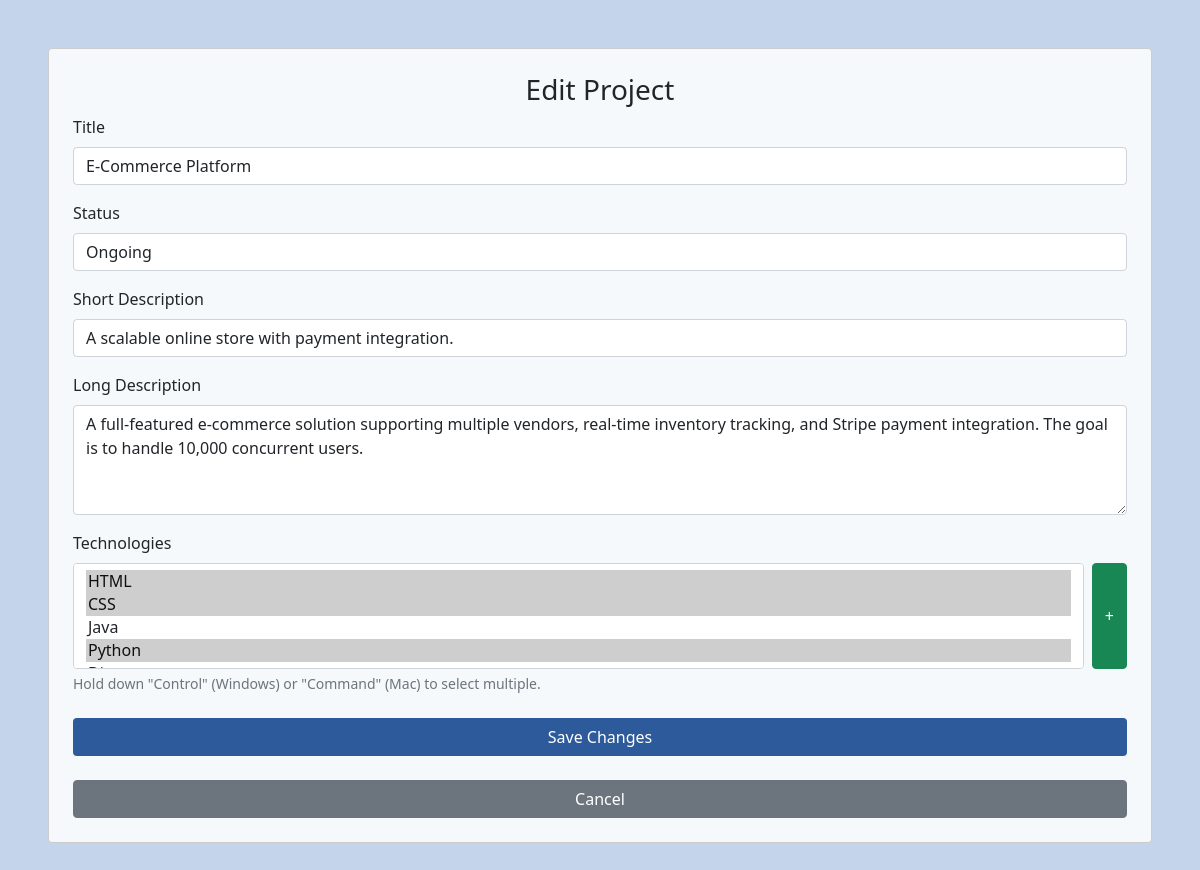
The app's page /edit_project/1 (signed in) with its own data.
### projectManager/models.py (models this page shows, shortened)
class Project(models.Model):
    title = models.CharField(max_length=50)
    creator = models.ForeignKey(User, on_delete=models.CASCADE, related_name='projects')
    short_description = models.TextField(max_length=80)
    long_description = models.TextField()
    technologies = models.ManyToManyField(Technology, related_name='technologies')
    status = models.CharField(max_length=20, choices=STATUS_CHOICES, default='ongoing')
    created_at = models.DateTimeField(auto_now_add=True)

### projectManager/views.py (the view)
# urls.py: path("edit_project/<int:id>", views.edit_project, name="edit_project"),
@login_required
def edit_project(request, id):
    project = Project.objects.get(id=id)
    if request.user != project.creator:
        messages.error(request, "You are not authorized to edit this project.")
        return redirect('project', id=id)
    if request.method == "POST":
        form = ProjectForm(request.POST, instance=project)
        if form.is_valid():
            form.save()
            messages.success(request, "Project updated successfully!")
            return redirect('project', id=id)
    else:
        form = ProjectForm(instance=project)
    tech_form = TechnologyForm()
    return render(request, "projectManager/edit_project.html", {
        "form": form,
        "tech_form": tech_form,
        "project": project
    })

### projectManager/forms.py
class ProjectForm(forms.ModelForm):
    class Meta:
        model = Project
        fields = ['title', 'short_description', 'long_description', 'status', 'technologies']
        widgets = {
            'title': forms.TextInput(attrs={
                'class': 'form-control w-100',
                'placeholder': 'Enter project title'
            }),
            'short_description': forms.TextInput(attrs={
                'class': 'form-control w-100',
                'placeholder': 'Enter short description'
            }),
            'long_description': forms.Textarea(attrs={
                'class': 'form-control w-100',
                'placeholder': 'Enter detailed description',
                'rows': 4
            }),
            'status': forms.Select(attrs={
                'class': 'form-control w-100',
            }),
            'technologies': forms.SelectMultiple(attrs={
                'class': 'form-control w-100',
            })
        }

class TechnologyForm(forms.ModelForm):
    class Meta:
        model = Technology
        fields = ['name']
        widgets = {
            'name': forms.TextInput(attrs={
                'class': 'form-control',
                'placeholder': 'Enter new technology name',
                'id': 'new-tech-name'  # ID for easy JS access
            })
        }

### projectManager/models.py (called while the page is built)
    def __str__(self):
        return self.name

### projectManager/templates/projectManager/edit_project.html (shortened to what this page needs)
{% extends 'projectManager/layout.html' %}
{% load static %}
{% block body %}
<main class="p-5">
    <div class="bg-light container mx-auto p-4 rounded">
        <h3 class="mb-2 text-center">Edit Project</h3>
        <form action="{% url 'edit_project' project.id %}" method="post">
            <fieldset class="mb-3">
                <label class="form-label">Title</label>
                {{ form.title }}
            </fieldset>
            <fieldset class="mb-3">
                <label class="form-label">Status</label>
                {{ form.status }}
            </fieldset>
            <fieldset class="mb-3">
                <label class="form-label">Short Description</label>
                {{ form.short_description }}
            </fieldset>
            <fieldset class="mb-3">
                <label class="form-label">Long Description</label>
                {{ form.long_description }}
            </fieldset>
            <fieldset class="mb-4">
                <label class="form-label">Technologies</label>
                <div class="d-flex gap-2">
                    {{ form.technologies }}
                    <button type="button" class="btn btn-success" data-bs-toggle="modal" data-bs-target="#addTechModal">
                        +
                    </button>
                </div>
                <div class="form-text text-muted">Hold down "Control" (Windows) or "Command" (Mac) to select multiple.</div>
            </fieldset>
            <input type="submit" value="Save Changes" class="btn btn-main w-100">
            <a href="{% url 'project' project.id %}" class="btn btn-secondary w-100 mt-4">Cancel</a>
        </form>
    </div>
</main>
{% endblock %}

### projectManager/static/projectManager/styles.css (style rules this page uses)
body { background-color:#c4d4ea; }
.bg-light { background-color: #f6f9fb !important; border: 1px solid #ccc; }
.btn-main { background-color: #2d5a9a; color: white; }

### records on screen
Project: title "E-Commerce Platform", status "Ongoing", short_description "A scalable online store with payment integration.", long_description "A full-featured e-commerce solution supporting multiple vendors, real-time inventory tracking, and Stripe payment integration. The goal is to handle 10,000 concurrent users."
